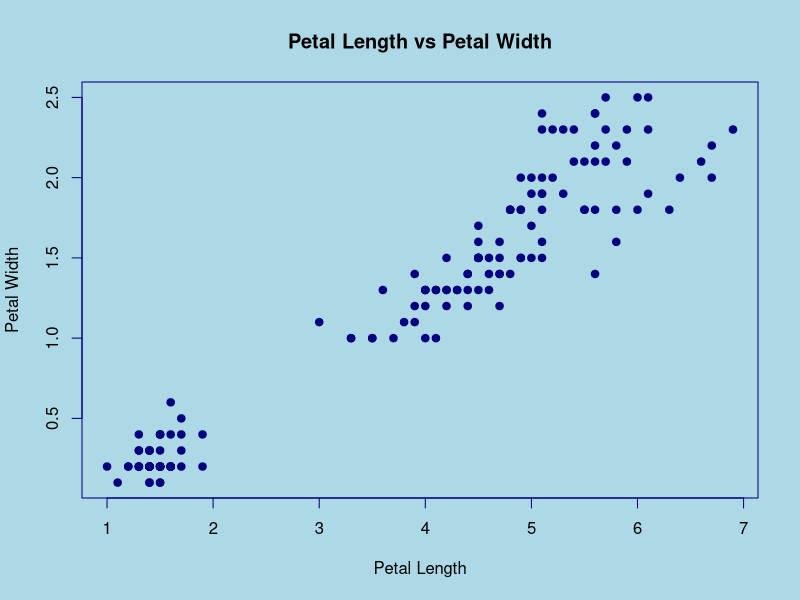
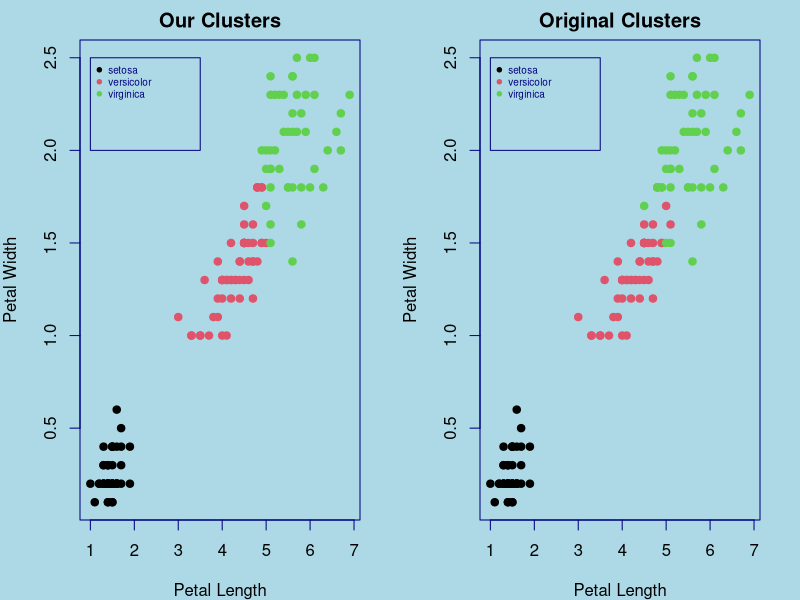

The R source for these figures, in order:
library(datasets)
data(iris)
str(iris)
dataset <- iris[,c(3:5)]
names(dataset) <- c("x","y","Species")

# K means Clustering
ocenters <- data.frame(x=c(2.2,4.2,6.5),y=c(0.7,1.7,2),Species=unique(dataset$Species))
par(bg="lightblue",fg="navy blue")
plot(x=dataset$x,y=dataset$y,pch=19,xlab = "Petal Length",ylab="Petal Width"
     ,main="Petal Length vs Petal Width")

for(i in 1:100){
  distance1 <- sqrt((dataset$y-ocenters[1,"y"])^2+(dataset$x-ocenters[1,"x"])^2)
  distance2 <- sqrt((dataset$y-ocenters[2,"y"])^2+(dataset$x-ocenters[2,"x"])^2)
  distance3 <- sqrt((dataset$y-ocenters[3,"y"])^2+(dataset$x-ocenters[3,"x"])^2)
  distance <- cbind.data.frame(distance1,distance2,distance3)
  distance$Species <- apply(distance,1,which.min)
  dataset$cluster <- factor(distance$Species)
  
  ncenters <- data.frame()
  for(i in 1:3){
    subdata <- subset(dataset,cluster==i)
    cx <- mean(subdata$x) ; cy <- mean(subdata$y)
    c <- cbind.data.frame(x=cx,y=cy,cluster=i)
    ncenters <- rbind.data.frame(ncenters,c)
  }
  if(all(ocenters==ncenters)) break
  ocenters=ncenters
}

# Comparison with orginal Species
par(bg="lightblue",fg="navy blue",mfrow=c(1,2),mar=c(4,4,2,2))
plot(dataset$x,dataset$y,col=dataset$cluster,main="Our Clusters",xlab="Petal Length",
     ylab="Petal Width",pch=19)
legend(x=c(1,3.5),y=c(2,2.5),legend=unique(dataset$Species),col=unique(dataset$Species),pch=19,cex=0.6)
plot(dataset$x,dataset$y,col=dataset$Species,main="Original Clusters",xlab="Petal Length",
     ylab="Petal Width",pch=19)
legend(x=c(1,3.5),y=c(2,2.5),legend=unique(dataset$Species),col=unique(dataset$Species),pch=19,cex=0.6)
